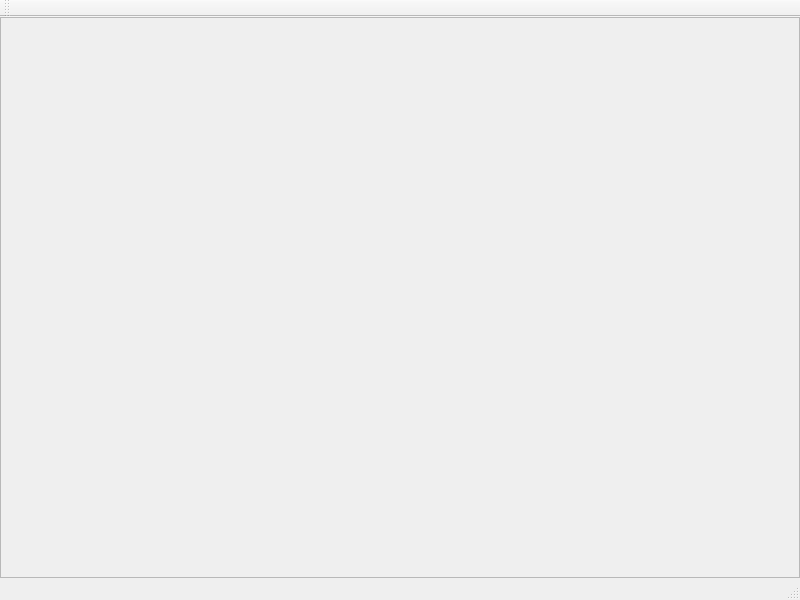
<?xml version="1.0" encoding="UTF-8"?>
<!--
    Unfuddle Tracker is a time tracking tool for Unfuddle service.
    Copyright (C) 2012 Vadim Zakondyrin <thekondr@crystalnix.com>

    This file is part of Unfuddle Tracker.

    Unfuddle Tracker is free software: you can redistribute it and/or modify
    it under the terms of the GNU General Public License as published by
    the Free Software Foundation, either version 3 of the License, or
    (at your option) any later version.

    Unfuddle Tracker is distributed in the hope that it will be useful,
    but WITHOUT ANY WARRANTY; without even the implied warranty of
    MERCHANTABILITY or FITNESS FOR A PARTICULAR PURPOSE.  See the
    GNU General Public License for more details.

    You should have received a copy of the GNU General Public License
    along with Unfuddle Tracker.  If not, see <http://www.gnu.org/licenses/>.
-->
<ui version="4.0">
 <class>ScreensnapEditor</class>
 <widget class="QMainWindow" name="ScreensnapEditor">
  <property name="geometry">
   <rect>
    <x>0</x>
    <y>0</y>
    <width>800</width>
    <height>600</height>
   </rect>
  </property>
  <property name="windowTitle">
   <string>Screensnap's Editor</string>
  </property>
  <widget class="QWidget" name="centralwidget">
   <layout class="QVBoxLayout" name="verticalLayout">
    <property name="margin">
     <number>0</number>
    </property>
    <item>
     <widget class="QScrollArea" name="scrollArea">
      <property name="widgetResizable">
       <bool>false</bool>
      </property>
      <property name="alignment">
       <set>Qt::AlignCenter</set>
      </property>
      <widget class="QWidget" name="scrollAreaWidgetContents">
       <property name="geometry">
        <rect>
         <x>9</x>
         <y>3</y>
         <width>780</width>
         <height>539</height>
        </rect>
       </property>
      </widget>
     </widget>
    </item>
   </layout>
  </widget>
  <widget class="QMenuBar" name="menubar">
   <property name="geometry">
    <rect>
     <x>0</x>
     <y>0</y>
     <width>800</width>
     <height>21</height>
    </rect>
   </property>
  </widget>
  <widget class="QStatusBar" name="statusbar"/>
  <widget class="QToolBar" name="toolBar">
   <property name="windowTitle">
    <string>toolBar</string>
   </property>
   <attribute name="toolBarArea">
    <enum>TopToolBarArea</enum>
   </attribute>
   <attribute name="toolBarBreak">
    <bool>false</bool>
   </attribute>
  </widget>
 </widget>
 <resources/>
 <connections/>
</ui>
